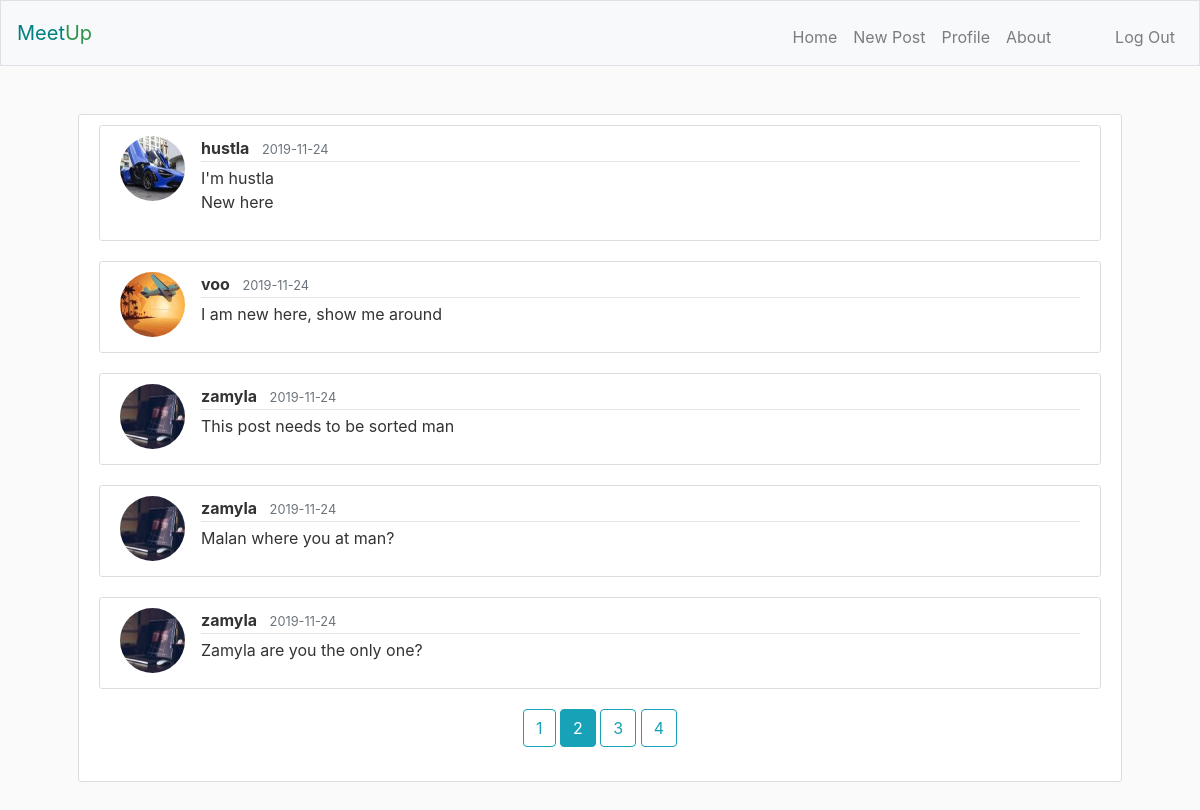
The app's page /?page=2 (signed in) with its own data.
### meetup/models.py (models this page shows, shortened)
class Post(db.Model):
    id = db.Column(db.Integer, primary_key=True)
    message = db.Column(db.Text, nullable=False)
    posted_at = db.Column(db.DateTime, default=datetime.utcnow)
    owner_id = db.Column(db.Integer, db.ForeignKey('user.id'), nullable=False)

class User(db.Model, UserMixin):
    id = db.Column(db.Integer, primary_key=True)
    username = db.Column(db.String(20), unique=True, nullable=False)
    email = db.Column(db.String(255), unique=True, nullable=False)
    image_file = db.Column(db.String(20), nullable=False, default='no-img.png')
    password = db.Column(db.String(60), nullable=False)
    posts = db.relationship('Post', backref='owner', lazy=True)

### meetup/main/routes.py (the view)
@main.route('/')
def index():
    page = request.args.get('page', 1, type=int)
    posts = Post.query.order_by(
        Post.posted_at.desc()).paginate(page=page, per_page=5)
    return render_template('index.html', posts=posts)

### meetup/models.py (called while the page is built)
@login_manager.user_loader
def load_user(user_id):
    return User.query.get(int(user_id))

### meetup/templates/index.html (shortened to what this page needs)
{% extends "layout.html" %}
{% block main %}
    {% if current_user.is_authenticated %}
        {% for post in posts.items %}
            <a id="post-link" href="{{ url_for('posts.post', post_id=post.id) }}">
                <article class="media content-section">
                    <img class="rounded-circle article-img" src="{{ url_for('static', filename='profile-imgs/' + post.owner.image_file) }}" />
                <div class="media-body">
                    <div class="article-metadata">
                        <strong class="mr-2">{{ post.owner.username }}</strong>
                        <small class="text-muted">{{ post.posted_at.strftime('%Y-%m-%d') }}</small>
                    </div>
                    <p class="article-content">{{ post.message }}</p>
                </div>
                </article>
            </a>
        {% endfor %}
        <div class="text-center">
        {% for page_num in posts.iter_pages(left_edge=1, right_edge=1, left_current=2, right_current=3) %}
            {% if page_num %}
                {% if posts.page == page_num %}
                    <a class="btn btn-info mb-4" href="{{ url_for('main.index', page=page_num) }}">{{ page_num }}</a>
                {% else %}
                    <a class="btn btn-outline-info mb-4" href="{{ url_for('main.index', page=page_num) }}">{{ page_num }}</a>
                {% endif%}
            {% else %}
                ...
            {% endif %}
        {% endfor %}
        </div>
    {% else %}
        <a href="{{ url_for('users.register') }}"><p class="text-center">Join Us</p></a>
    {% endif %}
{% endblock %}

### meetup/static/styles.css (style rules this page uses)
body { background: #fafafa; color: #333333; }
.article-content { white-space: pre-line; }
.article-img { height: 65px; width: 65px; margin-right: 16px; }
.article-metadata { padding-bottom: 1px; margin-bottom: 4px; border-bottom: 1px solid #e3e3e3 }
.content-section { background: #ffffff; padding: 10px 20px; border: 1px solid #dddddd; border-radius: 3px; margin-bottom: 20px; }
#post-link { color: #333333; text-decoration: none; }

### records on screen
Post: image_file (picture), owner.username "hustla", posted_at "2019-11-24", message "I'm hustla New here"
Post: image_file (picture), owner.username "voo", posted_at "2019-11-24", message "I am new here, show me around"
Post: image_file (picture), owner.username "zamyla", posted_at "2019-11-24", message "This post needs to be sorted man"
Post: image_file (picture), owner.username "zamyla", posted_at "2019-11-24", message "Malan where you at man?"
Post: image_file (picture), owner.username "zamyla", posted_at "2019-11-24", message "Zamyla are you the only one?"

### other values on screen
{{ page_num }} "1" "3" "4"
{{ page_num }} "2"
